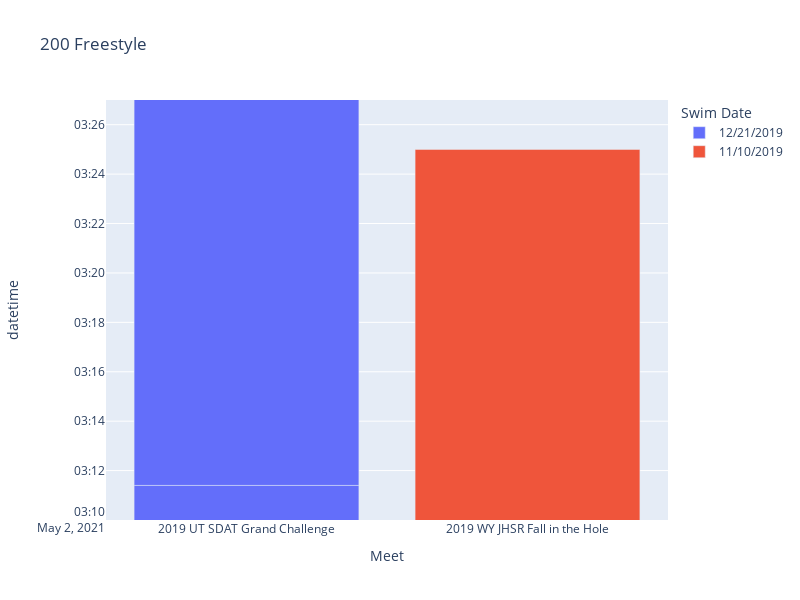

Here is the notebook cell this chart was saved with:
### Code cell
# call function to make plot
def plot_200_free():
    '''function to make plot'''
    fig = px.bar(free_200, x='Meet', y="datetime",color="Swim Date",title="200 Freestyle",
    hover_data=['Time'])
    fig.update_layout(yaxis_range=['2021-05-02 3:10:00' , '2021-05-02 3:27:00'], width=800, height=600)
    fig.show()
    py.plot(fig, filename = '200 FR', auto_open=True)
    return
plot_200_free()

### Figure 1 — Plotly figure (JSON) as saved in the notebook; plotly's stock layout.template omitted (floating-point values rounded to 4 significant figures)
{"data": [{"alignmentgroup": "True", "customdata": [["03:11.4"], ["03:14.6"]], "hovertemplate": "Swim Date=12/21/2019<br>Meet=%{x}<br>datetime=%{y}<br>Time=%{customdata[0]}<extra></extra>", "legendgroup": "12/21/2019", "marker": {"color": "#636efa"}, "name": "12/21/2019", "offsetgroup": "12/21/2019", "orientation": "v", "showlegend": true, "textposition": "auto", "type": "bar", "x": ["2019 UT SDAT Grand Challenge", "2019 UT SDAT Grand Challenge"], "xaxis": "x", "y": ["2021-05-02T03:11:24", "2021-05-02T03:14:36"], "yaxis": "y"}, {"alignmentgroup": "True", "customdata": [["03:25.0"]], "hovertemplate": "Swim Date=11/10/2019<br>Meet=%{x}<br>datetime=%{y}<br>Time=%{customdata[0]}<extra></extra>", "legendgroup": "11/10/2019", "marker": {"color": "#EF553B"}, "name": "11/10/2019", "offsetgroup": "11/10/2019", "orientation": "v", "showlegend": true, "textposition": "auto", "type": "bar", "x": ["2019 WY JHSR Fall in the Hole"], "xaxis": "x", "y": ["2021-05-02T03:25:00"], "yaxis": "y"}], "layout": {"barmode": "relative", "height": 600, "legend": {"title": {"text": "Swim Date"}, "tracegroupgap": 0}, "title": {"text": "200 Freestyle"}, "width": 800, "xaxis": {"anchor": "y", "domain": [0, 1], "title": {"text": "Meet"}}, "yaxis": {"anchor": "x", "domain": [0, 1], "range": ["2021-05-02 3:10:00", "2021-05-02 3:27:00"], "title": {"text": "datetime"}}}}
